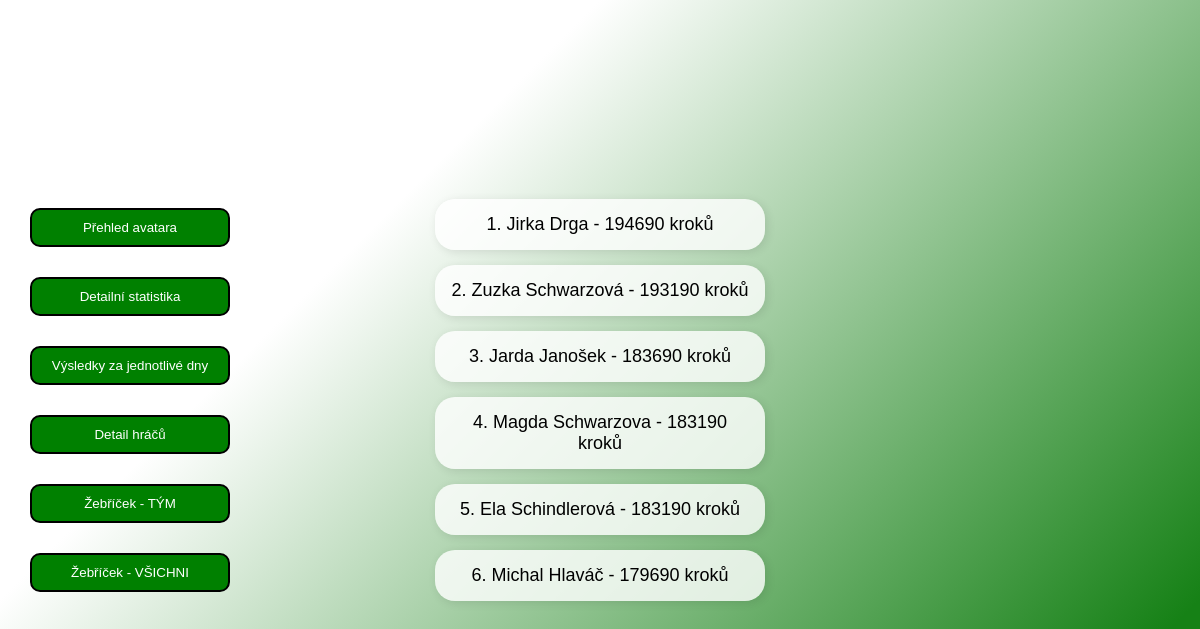
Page /pepaapp/pepa_leaderboard on the earlier database version.
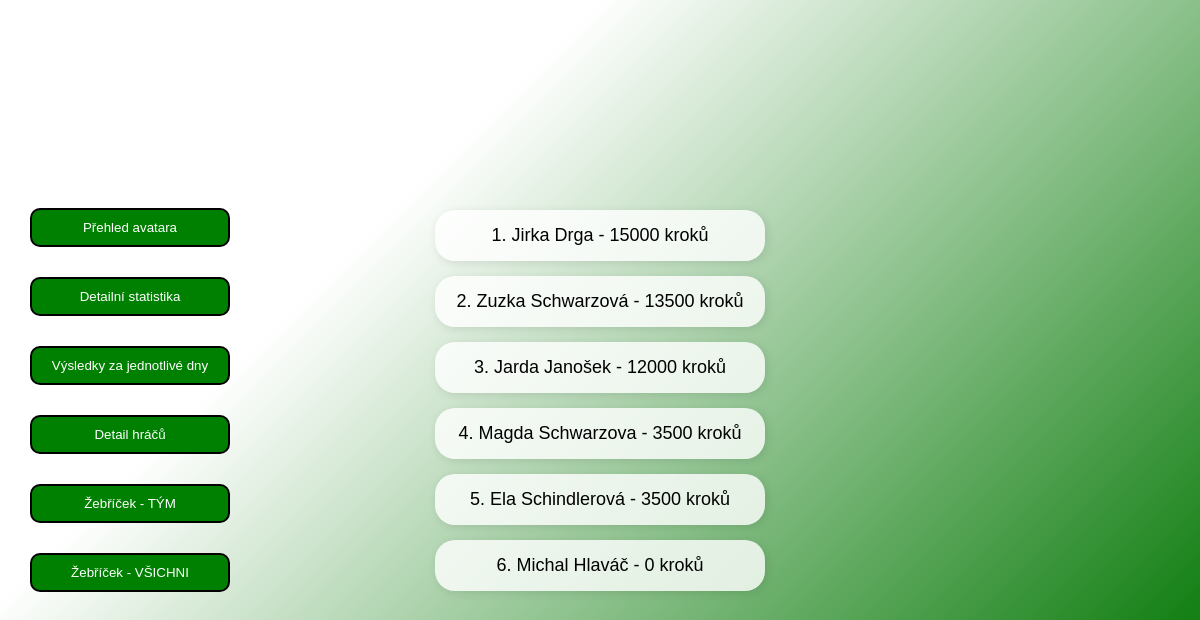
Same page on the later database version.
### infopage/models.py (models this page shows, shortened)
class vysledky_hracu(models.Model):
    jmeno = models.CharField(max_length=20)
    prijmeni = models.CharField(max_length=40, blank=True)
    tym = models.CharField(max_length=10, null=True)
    koeficient = models.FloatField(null=True, blank=True, default=1)
    kroky_BONUS = models.IntegerField(default=0, blank=True, validators=[MinValueValidator(0), MaxValueValidator(50000)])
    kroky1 = models.IntegerField(default=0, blank=True, validators=[MinValueValidator(0), MaxValueValidator(50000)])
    kroky2 = models.IntegerField(default=0, blank=True, validators=[MinValueValidator(0), MaxValueValidator(50000)])
    kroky3 = models.IntegerField(default=0, blank=True, validators=[MinValueValidator(0), MaxValueValidator(50000)])
    kroky4 = models.IntegerField(default=0, blank=True, validators=[MinValueValidator(0), MaxValueValidator(50000)])
    kroky5 = models.IntegerField(default=0, blank=True, validators=[MinValueValidator(0), MaxValueValidator(50000)])
    kroky6 = models.IntegerField(default=0, blank=True, validators=[MinValueValidator(0), MaxValueValidator(50000)])
    kroky7 = models.IntegerField(default=0, blank=True, validators=[MinValueValidator(0), MaxValueValidator(50000)])
    kroky8 = models.IntegerField(default=0, blank=True, validators=[MinValueValidator(0), MaxValueValidator(50000)])
    kroky9 = models.IntegerField(default=0, blank=True, validators=[MinValueValidator(0), MaxValueValidator(50000)])
    kroky10 = models.IntegerField(default=0, blank=True, validators=[MinValueValidator(0), MaxValueValidator(50000)])
    kroky11 = models.IntegerField(default=0, blank=True, validators=[MinValueValidator(0), MaxValueValidator(50000)])
    kroky12 = models.IntegerField(default=0, blank=True, validators=[MinValueValidator(0), MaxValueValidator(50000)])
    max_kroku_mesicne = models.IntegerField(default=0, blank=True, validators=[MinValueValidator(0), MaxValueValidator(50000)])
    celkem_kroku = models.IntegerField(default=0, blank=True, validators=[MinValueValidator(0), MaxValueValidator(1000000)])
    class Meta:
        verbose_name = "Výsledky hráčů"
        verbose_name_plural = "Výsledky hráčů"

### pepaapp/views.py (the view)
# urls.py: path('pepa_leaderboard', views.leaderboard, name='pepa_leaderboard'),
def leaderboard(request):
    return render(request, 'pepaapp/pepa_leaderboard.html', {
        'vsichni_hraci_pepa': hraci,
    })

### pepaapp/templates/pepaapp/pepa_leaderboard.html (shortened to what this page needs)
{% extends "base_leaderboard.html" %}
{% load static %}
{% block content %}
<ol>
{% for hrac in vsichni_hraci_pepa|dictsortreversed:"celkem_kroku" %}
    <li>
        {{hrac.jmeno}} {{hrac.prijmeni}} - {{hrac.celkem_kroku}} kroků
    </li>
{% endfor %}
</ol>
<div class="menu" id="nav-menu">
    <ul>
        <li><button><a href="{% url 'pepa_main_page' %}">Přehled avatara</a></button></li>
        <li><button><a href="{% url 'pepa_detail_statistika' %} ">Detailní statistika</a></button></li>
        <li><button><a href="{% url 'pepa_jednotlive_dny' %} ">Výsledky za jednotlivé dny</a></button></li>
        <li><button><a href="{% url 'pepa_full_tym' %} ">Detail hráčů</a></button></li>
        <li><button><a href="{% url 'pepa_leaderboard' %} ">Žebříček - TÝM</a></button></li>
        <li><button><a href="{% url 'all_leaderboard' %}">Žebříček - VŠICHNI</a></button></li>
    </ul>
</div>
{% endblock content %}

Differences in the rows shown:
changed vysledky_hracu "Jirka": celkem_kroku "194690" → "15000"
changed vysledky_hracu "Zuzka": celkem_kroku "193190" → "13500"
changed vysledky_hracu "Jarda": celkem_kroku "183690" → "12000"
changed vysledky_hracu "Magda": celkem_kroku "183190" → "3500"
changed vysledky_hracu "Ela": celkem_kroku "183190" → "3500"
changed vysledky_hracu "Michal": celkem_kroku "179690" → "0"
